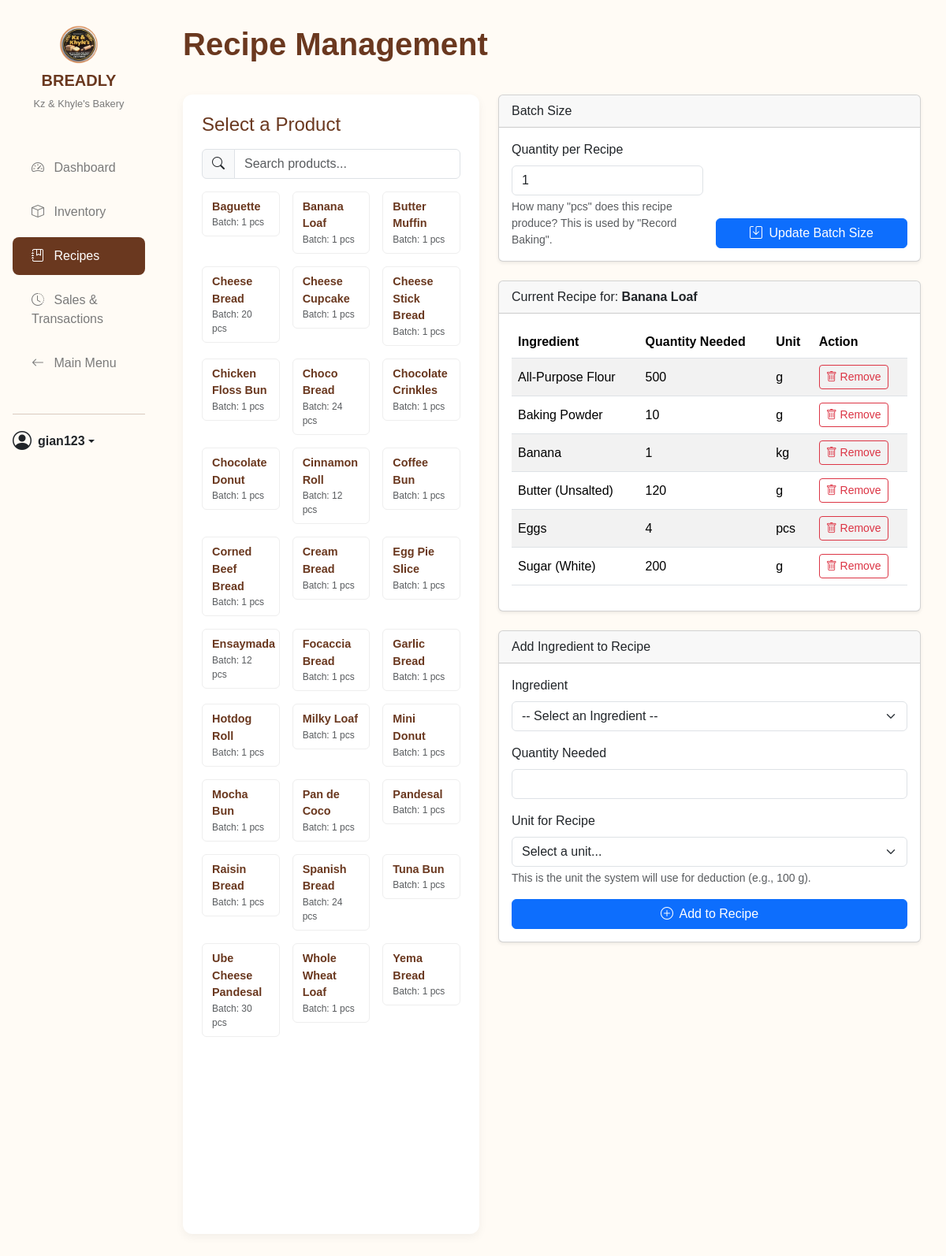
The app's page /nav/recipes.php?product_id=22 (signed in) with its own data.
### tables this page shows
CREATE TABLE `products` (
  `product_id` int(11) NOT NULL,
  `name` varchar(100) NOT NULL,
  `price` decimal(10,2) NOT NULL,
  `image_url` varchar(255) DEFAULT NULL,
  `status` enum('available','recalled','discontinued') NOT NULL DEFAULT 'available',
  `stock_qty` int(11) DEFAULT 0,
  `stock_unit` varchar(20) NOT NULL DEFAULT 'pcs',
  `is_sellable` tinyint(1) NOT NULL DEFAULT 1 COMMENT '1 = Appears on POS, 0 = Intermediate product',
  `batch_size` int(11) NOT NULL DEFAULT 1 COMMENT 'Number of units produced per recipe'
);

CREATE TABLE `recipes` (
  `recipe_id` int(11) NOT NULL,
  `product_id` int(11) NOT NULL,
  `ingredient_id` int(11) NOT NULL,
  `qty_needed` float NOT NULL,
  `unit` varchar(50) NOT NULL
);

CREATE TABLE `ingredients` (
  `ingredient_id` int(11) NOT NULL,
  `name` varchar(100) NOT NULL,
  `unit` varchar(50) DEFAULT NULL,
  `stock_qty` float DEFAULT 0,
  `reorder_level` float DEFAULT 0
);

### db_connection.php (called while the page is built, shortened)
<?php
class Database {
    private $host = DB_HOST;
    private $db_name = DB_NAME;
    private $username = DB_USER;
    private $password = DB_PASS;
    public $conn;
    private function connect() {
        $this->conn = null;
        try {
            $dsn = "mysql:host=" . $this->host . ";dbname=" . $this->db_name . ";charset=utf8mb4";
            $options = [
                PDO::ATTR_ERRMODE => PDO::ERRMODE_EXCEPTION,
                PDO::ATTR_DEFAULT_FETCH_MODE => PDO::FETCH_ASSOC,
                PDO::ATTR_EMULATE_PREPARES => false,
            ];
            $this->conn = new PDO($dsn, $this->username, $this->password, $options);
        } catch (PDOException $e) {
            error_log("Database Connection Failed: " . $e->getMessage());
            die("A critical database connection error occurred. Please contact support.");
        }
    }
    public function getConnection() {
        return $this->conn;
    }
}

### src/BakeryManager.php (called while the page is built, shortened)
<?php
require_once '../db_connection.php';
class BakeryManager {
    private $conn;
    public function __construct() {
        $db = new Database();
        $this->conn = $db->getConnection();
    }
    public function getAllProductsSimple() {
        $stmt = $this->conn->prepare("CALL ProductGetAllSimple()");
        $stmt->execute();
        return $stmt->fetchAll(PDO::FETCH_ASSOC);
    }
    public function getRecipeForProduct($product_id) {
        $stmt = $this->conn->prepare("CALL RecipeGetByProductId(?)");
        $stmt->execute([$product_id]);
        return $stmt->fetchAll(PDO::FETCH_ASSOC);
    }
}
?>

### nav/recipes.php (the view, shortened to what this page needs)
<?php
require_once '../src/BakeryManager.php';
$bakeryManager = new BakeryManager();
$selected_product_id = $_GET['product_id'] ?? null;
$current_recipe_items = [];
$current_batch_size = 0;
$products = $bakeryManager->getAllProductsSimple();
$selected_product_name = 'Recipe';
if ($selected_product_id) {
    $current_recipe_items = $bakeryManager->getRecipeForProduct($selected_product_id);
    foreach ($products as $product) {
        if ($product['product_id'] == $selected_product_id) {
            $current_batch_size = $product['batch_size'] ?? 0;
            $selected_product_name = $product['name'];
            break;
        }
    }
}
$active_nav_link = 'recipes';
?>
<!DOCTYPE html>
<html lang="en">
<head>
    <link href="https://cdn.jsdelivr.net/npm/bootstrap@5.3.3/dist/css/bootstrap.min.css" rel="stylesheet">
    <link rel="stylesheet" href="https://cdn.jsdelivr.net/npm/bootstrap-icons@1.11.3/font/bootstrap-icons.css">
    <link rel="stylesheet" href="../styles/global.css">
    <link rel="stylesheet" href="../styles/dashboard.css">
    <link rel="stylesheet" href="../styles/pos.css">
    <link rel="stylesheet" href="../styles/recipes.css">
    <link rel="stylesheet" href="../styles/responsive.css?v=2">
</head>
<body class="dashboard">
<div class="container-fluid">
    <div class="row">
        <aside class="col-lg-2 col-md-3 sidebar offcanvas-lg offcanvas-start" tabindex="-1" id="sidebarMenu" aria-labelledby="sidebarMenuLabel">
            <div class="offcanvas-body d-flex flex-column p-0">
                <div class="sidebar-brand">
                    <img src="../images/kzklogo.png" alt="BREADLY Logo">
                    <h5>BREADLY</h5>
                    <p>Kz & Khyle's Bakery</p>
                </div>
                <ul class="nav flex-column sidebar-nav">
                    <li class="nav-item">
                        <a class="nav-link <?php echo ($active_nav_link == 'dashboard') ? 'active' : ''; ?>" href="dashboard_panel.php">
                            <i class="bi bi-speedometer2 me-2"></i> Dashboard
                        </a>
                    </li>
                    <li class="nav-item">
                        <a class="nav-link <?php echo ($active_nav_link == 'inventory') ? 'active' : ''; ?>" href="inventory_management.php">
                            <i class="bi bi-box me-2"></i> Inventory
                        </a>
                    </li>
                    <li class="nav-item">
                        <a class="nav-link <?php echo ($active_nav_link == 'recipes') ? 'active' : ''; ?>" href="recipes.php">
                            <i class="bi bi-journal-bookmark me-2"></i> Recipes
                        </a>
                    </li>
                    <li class="nav-item">
                        <a class="nav-link <?php echo ($active_nav_link == 'sales') ? 'active' : ''; ?>" href="sales_history.php">
                            <i class="bi bi-clock-history me-2"></i> Sales & Transactions
                        </a>
                    </li>
                    <li class="nav-item">
                        <a class="nav-link" href="index.php">
                            <i class="bi bi-arrow-left me-2"></i> Main Menu
                        </a>
                    </li>
                </ul>
                <div class="sidebar-user">
                    <hr>
                    <div class="dropdown">
                        <a href="#" class="d-flex align-items-center text-dark text-decoration-none dropdown-toggle" id="userMenu" data-bs-toggle="dropdown" aria-expanded="false">
                            <i class="bi bi-person-circle me-2 fs-4"></i>
                            <strong><?php echo htmlspecialchars($_SESSION['username']); ?></strong>
                        </a>
                    </div>
                </div>
            </div> </aside>
        <main class="col-lg-10 col-md-9 main-content">
            <div class="header d-flex justify-content-between align-items-center">
                <h1>Recipe Management</h1>
            </div>
            <div class="row">
                <div class="col-lg-5 recipe-products-col">
                    <div class="product-grid">
                        <h4 class="mb-3">Select a Product</h4>
                        <div class="input-group mb-3">
                            <span class="input-group-text"><i class="bi bi-search"></i></span>
                            <input type="text" id="recipe-product-search" class="form-control" placeholder="Search products...">
                        </div>
                        <div class="row row-cols-2 row-cols-md-2 row-cols-lg-3 g-3" id="recipe-product-list">
                            <?php foreach ($products as $product): ?>
                                <?php $is_active = ($selected_product_id == $product['product_id']); ?>
                                <div class="col" data-product-name="<?= htmlspecialchars(strtolower($product['name'])) ?>">
                                    <a href="recipes.php?product_id=<?php echo $product['product_id']; ?>"
                                       class="product-card <?php echo $is_active ? 'active' : ''; ?>"
                                       data-product-name="<?php echo htmlspecialchars($product['name']); ?>">
                                         <div class="product-name"><?= htmlspecialchars($product['name']) ?></div>
                                         <small class="text-muted">Batch: <?= htmlspecialchars($product['batch_size'] ?? 'N/A') ?> pcs</small>
                                    </a>
                                </div>
                            <?php endforeach; ?>
                        </div>
                    </div>
                </div>
                <div class="col-lg-7 recipe-content-col">
                    <?php if ($selected_product_id): ?>
                    <div class="row">
                        <div class="col-12 mb-4">
                            <div class="card shadow-sm">
                                <div class="card-header">
                                    Batch Size
                                </div>
                                <div class="card-body">
                                    <form action="recipes.php?product_id=<?php echo $selected_product_id; ?>" method="POST" class="row g-3 align-items-end">
                                        <div class="col-md-6">
                                            <label for="batch_size" class="form-label">Quantity per Recipe</label>
                                            <input type="number" step="1" class="form-control" id="batch_size" name="batch_size" required min="1" value="<?php echo htmlspecialchars($current_batch_size); ?>">
                                            <div class="form-text">How many "pcs" does this recipe produce? This is used by "Record Baking".</div>
                                        </div>
                                        <div class="col-md-6">
                                            <button type="submit" class="btn btn-primary w-100">
                                                <i class="bi bi-save me-1"></i> Update Batch Size
                                            </button>
                                        </div>
                                    </form>
                                </div>
                            </div>
                        </div>
                        <div class="col-12 mb-4">
                            <div class="card shadow-sm">
                                <div class="card-header">
                                    Current Recipe for: <strong><?php echo htmlspecialchars($selected_product_name); ?></strong>
                                </div>
                                <div class="card-body">
                                    <div class="table-responsive">
                                        <table class="table table-striped table-hover align-middle">
                                            <thead>
                                                <tr>
                                                    <th>Ingredient</th>
                                                    <th>Quantity Needed</th>
                                                    <th>Unit</th>
                                                    <th>Action</th>
                                                </tr>
                                            </thead>
                                            <tbody>
                                                <?php if (empty($current_recipe_items)): ?>
                                                    <tr>
                                                        <td colspan="4" class="text-center text-muted">No recipe found for this product. Add ingredients using the form.</td>
                                                    </tr>
                                                <?php else: ?>
                                                    <?php foreach ($current_recipe_items as $item): ?>
                                                    <tr>
                                                        <td data-label="Ingredient"><?php echo htmlspecialchars($item['name']); ?></td>
                                                        <td data-label="Qty Needed"><?php echo htmlspecialchars($item['qty_needed']); ?></td>
                                                        <td data-label="Unit"><?php echo htmlspecialchars($item['unit']); ?></td>
                                                        <td>
                                                            <button class="btn btn-outline-danger btn-sm"
                                                                    data-bs-toggle="modal"
                                                                    data-bs-target="#deleteRecipeItemModal"
                                                                    data-recipe-id="<?php echo $item['recipe_id']; ?>"
                                                                    data-ingredient-name="<?php echo htmlspecialchars($item['name']); ?>">
                                                                <i class="bi bi-trash"></i> Remove
                                                            </button>
                                                        </td>
                                                    </tr>
                                                    <?php endforeach; ?>
                                                <?php endif; ?>
                                            </tbody>
                                        </table>
                                    </div>
                                </div>
                            </div>
                        </div>
                        <div class="col-12">
                            <div class="card shadow-sm">
                                <div class="card-header">
                                    Add Ingredient to Recipe
                                </div>
                                <div class="card-body">
                                    <form action="recipes.php?product_id=<?php echo $selected_product_id; ?>" method="POST">
                                        <div class="mb-3">
                                            <label for="ingredient_id" class="form-label">Ingredient</label>
                                            <select class="form-select" name="ingredient_id" id="ingredient_id" required>
                                                <option value="" disabled selected>-- Select an Ingredient --</option>
                                            </select>
                                        </div>
                                        <div class="mb-3">
                                            <label for="qty_needed" class="form-label">Quantity Needed</label>
                                            <input type="number" step="0.01" class="form-control" id="qty_needed" name="qty_needed" required min="0.01">
                                        </div>
                                        <div class="mb-3">
                                            <label for="unit" class="form-label">Unit for Recipe</label>
                                            <select class="form-select" id="unit" name="unit" required>
                                                <option value="" selected disabled>Select a unit...</option>
                                            </select>
                                            <div class="form-text">This is the unit the system will use for deduction (e.g., 100 g).</div>
                                        </div>
                                        <div class="d-grid">
                                            <button type="submit" class="btn btn-primary">
                                                <i class="bi bi-plus-circle me-1"></i> Add to Recipe
                                            </button>
                                        </div>
                                    </form>
                                </div>
                            </div>
                        </div>
                    </div>
                    <?php endif; ?>
                </div>
            </div>
        </main>
    </div>
</div>
</body>
</html>

### records on screen
products: name "Baguette", batch_size "1"
products: name "Banana Loaf", batch_size "1"
products: name "Butter Muffin", batch_size "1"
products: name "Cheese Bread", batch_size "20"
products: name "Cheese Cupcake", batch_size "1"
products: name "Cheese Stick Bread", batch_size "1"
products: name "Chicken Floss Bun", batch_size "1"
products: name "Choco Bread", batch_size "24"
products: name "Chocolate Crinkles", batch_size "1"
products: name "Chocolate Donut", batch_size "1"
products: name "Cinnamon Roll", batch_size "12"
products: name "Coffee Bun", batch_size "1"
products: name "Corned Beef Bread", batch_size "1"
products: name "Cream Bread", batch_size "1"
products: name "Egg Pie Slice", batch_size "1"
products: name "Ensaymada", batch_size "12"
products: name "Focaccia Bread", batch_size "1"
products: name "Garlic Bread", batch_size "1"
products: name "Hotdog Roll", batch_size "1"
products: name "Milky Loaf", batch_size "1"
products: name "Mini Donut", batch_size "1"
products: name "Mocha Bun", batch_size "1"
products: name "Pan de Coco", batch_size "1"
products: name "Pandesal", batch_size "1"
products: name "Raisin Bread", batch_size "1"
products: name "Spanish Bread", batch_size "24"
products: name "Tuna Bun", batch_size "1"
products: name "Ube Cheese Pandesal", batch_size "30"
products: name "Whole Wheat Loaf", batch_size "1"
products: name "Yema Bread", batch_size "1"
recipes: ingredient.name "All-Purpose Flour", qty_needed "500", unit "g"
recipes: ingredient.name "Baking Powder", qty_needed "10", unit "g"
recipes: ingredient.name "Banana", qty_needed "1", unit "kg"
recipes: ingredient.name "Butter (Unsalted)", qty_needed "120", unit "g"
recipes: ingredient.name "Eggs", qty_needed "4", unit "pcs"
recipes: ingredient.name "Sugar (White)", qty_needed "200", unit "g"

### other values on screen
$_SESSION['username'] "gian123"
